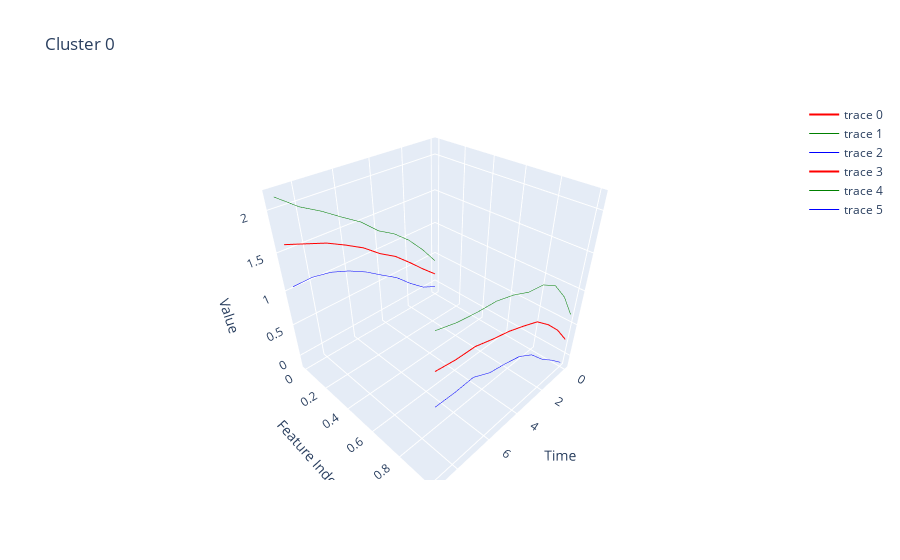
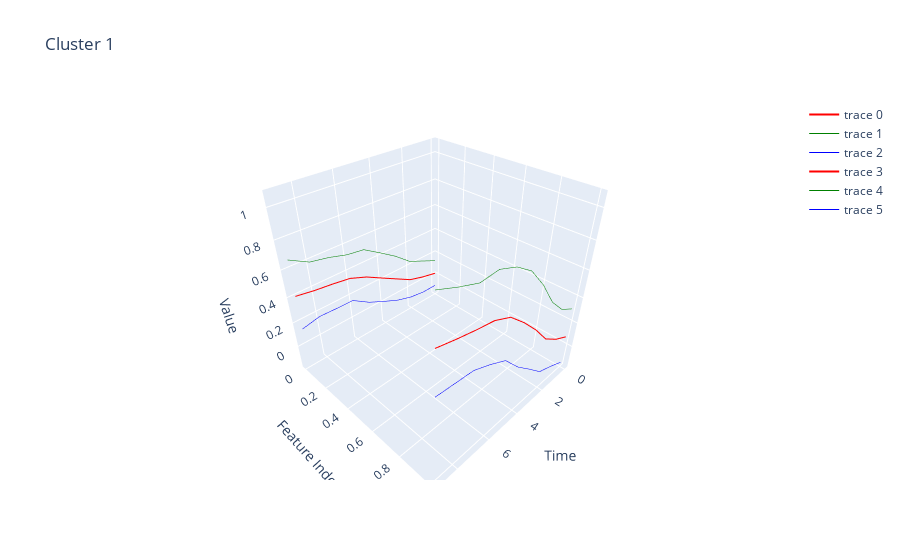
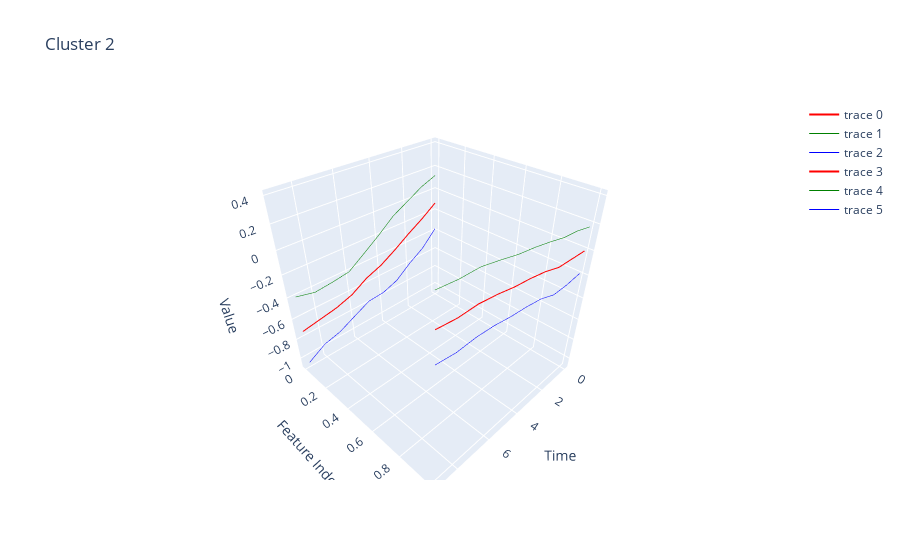
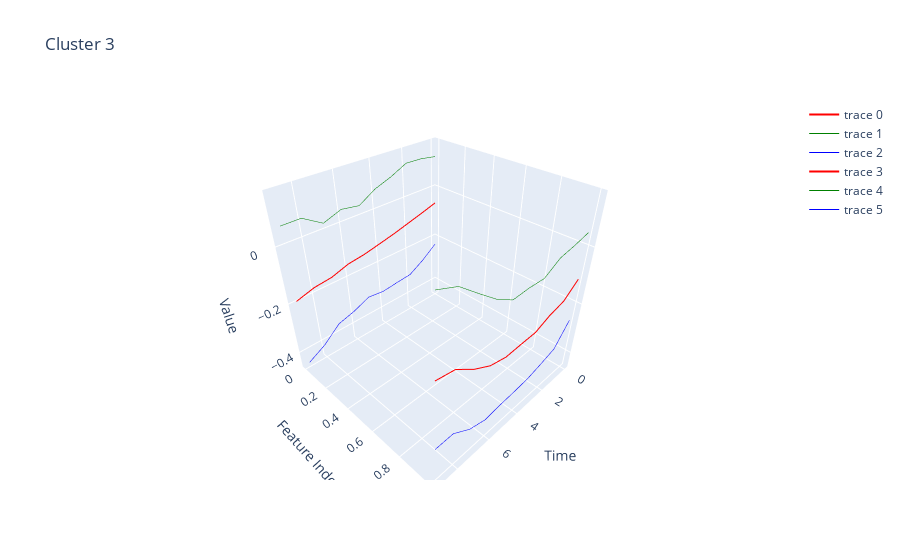

The cell these charts' notebook holds for them, in order:
### Code cell
cluster_group.display_all_clusters()

### Figure 1 — Plotly figure (JSON) as saved in the notebook; plotly's stock layout.template omitted (floating-point values rounded to 4 significant figures)
{"data": [{"line": {"color": "red", "width": 2}, "mode": "lines", "type": "scatter3d", "x": [0, 1, 2, 3, 4, 5, 6, 7, 8, 9], "y": [0, 0, 0, 0, 0, 0, 0, 0, 0, 0], "z": [0.1773, 0.383, 0.6037, 0.8112, 0.9604, 1.15, 1.292, 1.42, 1.511, 1.602]}, {"line": {"color": "green", "width": 1}, "mode": "lines", "type": "scatter3d", "x": [0, 1, 2, 3, 4, 5, 6, 7, 8, 9], "y": [0, 0, 0, 0, 0, 0, 0, 0, 0, 0], "z": [0.4134, 0.7097, 0.9613, 1.156, 1.295, 1.508, 1.66, 1.82, 1.956, 2.146]}, {"line": {"color": "blue", "width": 1}, "mode": "lines", "type": "scatter3d", "x": [0, 1, 2, 3, 4, 5, 6, 7, 8, 9], "y": [0, 0, 0, 0, 0, 0, 0, 0, 0, 0], "z": [-0.05883, 0.05626, 0.246, 0.4661, 0.6259, 0.7923, 0.9233, 1.02, 1.066, 1.058]}, {"line": {"color": "red", "width": 2}, "mode": "lines", "type": "scatter3d", "x": [0, 1, 2, 3, 4, 5, 6, 7, 8, 9], "y": [1, 1, 1, 1, 1, 1, 1, 1, 1, 1], "z": [0.2654, 0.5642, 0.7951, 0.9811, 1.072, 1.155, 1.213, 1.284, 1.296, 1.335]}, {"line": {"color": "green", "width": 1}, "mode": "lines", "type": "scatter3d", "x": [0, 1, 2, 3, 4, 5, 6, 7, 8, 9], "y": [1, 1, 1, 1, 1, 1, 1, 1, 1, 1], "z": [0.6546, 1.042, 1.317, 1.451, 1.49, 1.585, 1.649, 1.669, 1.703, 1.768]}, {"line": {"color": "blue", "width": 1}, "mode": "lines", "type": "scatter3d", "x": [0, 1, 2, 3, 4, 5, 6, 7, 8, 9], "y": [1, 1, 1, 1, 1, 1, 1, 1, 1, 1], "z": [-0.1237, 0.08618, 0.273, 0.5114, 0.6552, 0.7243, 0.7773, 0.8982, 0.8894, 0.9016]}], "layout": {"scene": {"xaxis": {"title": {"text": "Time"}}, "yaxis": {"title": {"text": "Feature Index"}}, "zaxis": {"title": {"text": "Value"}}}, "title": {"text": "Cluster 0"}}}

### Figure 2 — Plotly figure (JSON) as saved in the notebook; plotly's stock layout.template omitted (floating-point values rounded to 4 significant figures)
{"data": [{"line": {"color": "red", "width": 2}, "mode": "lines", "type": "scatter3d", "x": [0, 1, 2, 3, 4, 5, 6, 7, 8, 9], "y": [0, 0, 0, 0, 0, 0, 0, 0, 0, 0], "z": [0.02057, 0.04848, 0.08562, 0.1562, 0.2273, 0.2992, 0.3508, 0.3709, 0.3867, 0.4095]}, {"line": {"color": "green", "width": 1}, "mode": "lines", "type": "scatter3d", "x": [0, 1, 2, 3, 4, 5, 6, 7, 8, 9], "y": [0, 0, 0, 0, 0, 0, 0, 0, 0, 0], "z": [0.14, 0.1955, 0.2506, 0.3524, 0.4367, 0.5174, 0.5347, 0.5715, 0.5968, 0.6699]}, {"line": {"color": "blue", "width": 1}, "mode": "lines", "type": "scatter3d", "x": [0, 1, 2, 3, 4, 5, 6, 7, 8, 9], "y": [0, 0, 0, 0, 0, 0, 0, 0, 0, 0], "z": [-0.09885, -0.09858, -0.07938, -0.04004, 0.01799, 0.08107, 0.167, 0.1704, 0.1766, 0.149]}, {"line": {"color": "red", "width": 2}, "mode": "lines", "type": "scatter3d", "x": [0, 1, 2, 3, 4, 5, 6, 7, 8, 9], "y": [1, 1, 1, 1, 1, 1, 1, 1, 1, 1], "z": [0.08351, 0.1455, 0.2319, 0.3827, 0.5126, 0.6255, 0.6812, 0.7038, 0.7317, 0.7636]}, {"line": {"color": "green", "width": 1}, "mode": "lines", "type": "scatter3d", "x": [0, 1, 2, 3, 4, 5, 6, 7, 8, 9], "y": [1, 1, 1, 1, 1, 1, 1, 1, 1, 1], "z": [0.3131, 0.3818, 0.5068, 0.6915, 0.8395, 0.9229, 0.9705, 0.9631, 1.008, 1.061]}, {"line": {"color": "blue", "width": 1}, "mode": "lines", "type": "scatter3d", "x": [0, 1, 2, 3, 4, 5, 6, 7, 8, 9], "y": [1, 1, 1, 1, 1, 1, 1, 1, 1, 1], "z": [-0.1461, -0.09082, -0.04307, 0.0739, 0.1858, 0.3282, 0.392, 0.4446, 0.4556, 0.4666]}], "layout": {"scene": {"xaxis": {"title": {"text": "Time"}}, "yaxis": {"title": {"text": "Feature Index"}}, "zaxis": {"title": {"text": "Value"}}}, "title": {"text": "Cluster 1"}}}

### Figure 3 — Plotly figure (JSON) as saved in the notebook; plotly's stock layout.template omitted (floating-point values rounded to 4 significant figures)
{"data": [{"line": {"color": "red", "width": 2}, "mode": "lines", "type": "scatter3d", "x": [0, 1, 2, 3, 4, 5, 6, 7, 8, 9], "y": [0, 0, 0, 0, 0, 0, 0, 0, 0, 0], "z": [-0.1161, -0.2121, -0.296, -0.3886, -0.4716, -0.5279, -0.6151, -0.6643, -0.692, -0.7197]}, {"line": {"color": "green", "width": 1}, "mode": "lines", "type": "scatter3d", "x": [0, 1, 2, 3, 4, 5, 6, 7, 8, 9], "y": [0, 0, 0, 0, 0, 0, 0, 0, 0, 0], "z": [0.1347, 0.08056, 0.001753, -0.07473, -0.188, -0.2911, -0.3919, -0.4145, -0.4299, -0.3917]}, {"line": {"color": "blue", "width": 1}, "mode": "lines", "type": "scatter3d", "x": [0, 1, 2, 3, 4, 5, 6, 7, 8, 9], "y": [0, 0, 0, 0, 0, 0, 0, 0, 0, 0], "z": [-0.3668, -0.5048, -0.5937, -0.7025, -0.7551, -0.7648, -0.8382, -0.914, -0.9541, -1.048]}, {"line": {"color": "red", "width": 2}, "mode": "lines", "type": "scatter3d", "x": [0, 1, 2, 3, 4, 5, 6, 7, 8, 9], "y": [1, 1, 1, 1, 1, 1, 1, 1, 1, 1], "z": [-0.004128, 0.001673, 0.00738, 0.04827, 0.07389, 0.09139, 0.1202, 0.1399, 0.1374, 0.1559]}, {"line": {"color": "green", "width": 1}, "mode": "lines", "type": "scatter3d", "x": [0, 1, 2, 3, 4, 5, 6, 7, 8, 9], "y": [1, 1, 1, 1, 1, 1, 1, 1, 1, 1], "z": [0.1786, 0.2093, 0.2234, 0.2565, 0.2849, 0.3061, 0.3398, 0.3696, 0.3725, 0.3897]}, {"line": {"color": "blue", "width": 1}, "mode": "lines", "type": "scatter3d", "x": [0, 1, 2, 3, 4, 5, 6, 7, 8, 9], "y": [1, 1, 1, 1, 1, 1, 1, 1, 1, 1], "z": [-0.1868, -0.206, -0.2086, -0.16, -0.1371, -0.1233, -0.09939, -0.08984, -0.09765, -0.07785]}], "layout": {"scene": {"xaxis": {"title": {"text": "Time"}}, "yaxis": {"title": {"text": "Feature Index"}}, "zaxis": {"title": {"text": "Value"}}}, "title": {"text": "Cluster 2"}}}

### Figure 4 — Plotly figure (JSON) as saved in the notebook; plotly's stock layout.template omitted (floating-point values rounded to 4 significant figures)
{"data": [{"line": {"color": "red", "width": 2}, "mode": "lines", "type": "scatter3d", "x": [0, 1, 2, 3, 4, 5, 6, 7, 8, 9], "y": [0, 0, 0, 0, 0, 0, 0, 0, 0, 0], "z": [-0.05854, -0.07603, -0.09224, -0.1086, -0.1224, -0.1359, -0.1443, -0.1642, -0.1715, -0.19]}, {"line": {"color": "green", "width": 1}, "mode": "lines", "type": "scatter3d", "x": [0, 1, 2, 3, 4, 5, 6, 7, 8, 9], "y": [0, 0, 0, 0, 0, 0, 0, 0, 0, 0], "z": [0.1124, 0.121, 0.1228, 0.09532, 0.07411, 0.03915, 0.04882, 0.02659, 0.0661, 0.06567]}, {"line": {"color": "blue", "width": 1}, "mode": "lines", "type": "scatter3d", "x": [0, 1, 2, 3, 4, 5, 6, 7, 8, 9], "y": [0, 0, 0, 0, 0, 0, 0, 0, 0, 0], "z": [-0.2295, -0.273, -0.3073, -0.3125, -0.319, -0.311, -0.3373, -0.3551, -0.4091, -0.4456]}, {"line": {"color": "red", "width": 2}, "mode": "lines", "type": "scatter3d", "x": [0, 1, 2, 3, 4, 5, 6, 7, 8, 9], "y": [1, 1, 1, 1, 1, 1, 1, 1, 1, 1], "z": [-0.1089, -0.1551, -0.1693, -0.1937, -0.1954, -0.1984, -0.184, -0.1498, -0.1031, -0.09098]}, {"line": {"color": "green", "width": 1}, "mode": "lines", "type": "scatter3d", "x": [0, 1, 2, 3, 4, 5, 6, 7, 8, 9], "y": [1, 1, 1, 1, 1, 1, 1, 1, 1, 1], "z": [0.04563, 0.03199, 0.02165, -0.01166, -0.008709, -0.01096, 0.02551, 0.07502, 0.1263, 0.1508]}, {"line": {"color": "blue", "width": 1}, "mode": "lines", "type": "scatter3d", "x": [0, 1, 2, 3, 4, 5, 6, 7, 8, 9], "y": [1, 1, 1, 1, 1, 1, 1, 1, 1, 1], "z": [-0.2634, -0.3422, -0.3603, -0.3758, -0.3822, -0.3859, -0.3935, -0.3746, -0.3325, -0.3327]}], "layout": {"scene": {"xaxis": {"title": {"text": "Time"}}, "yaxis": {"title": {"text": "Feature Index"}}, "zaxis": {"title": {"text": "Value"}}}, "title": {"text": "Cluster 3"}}}
